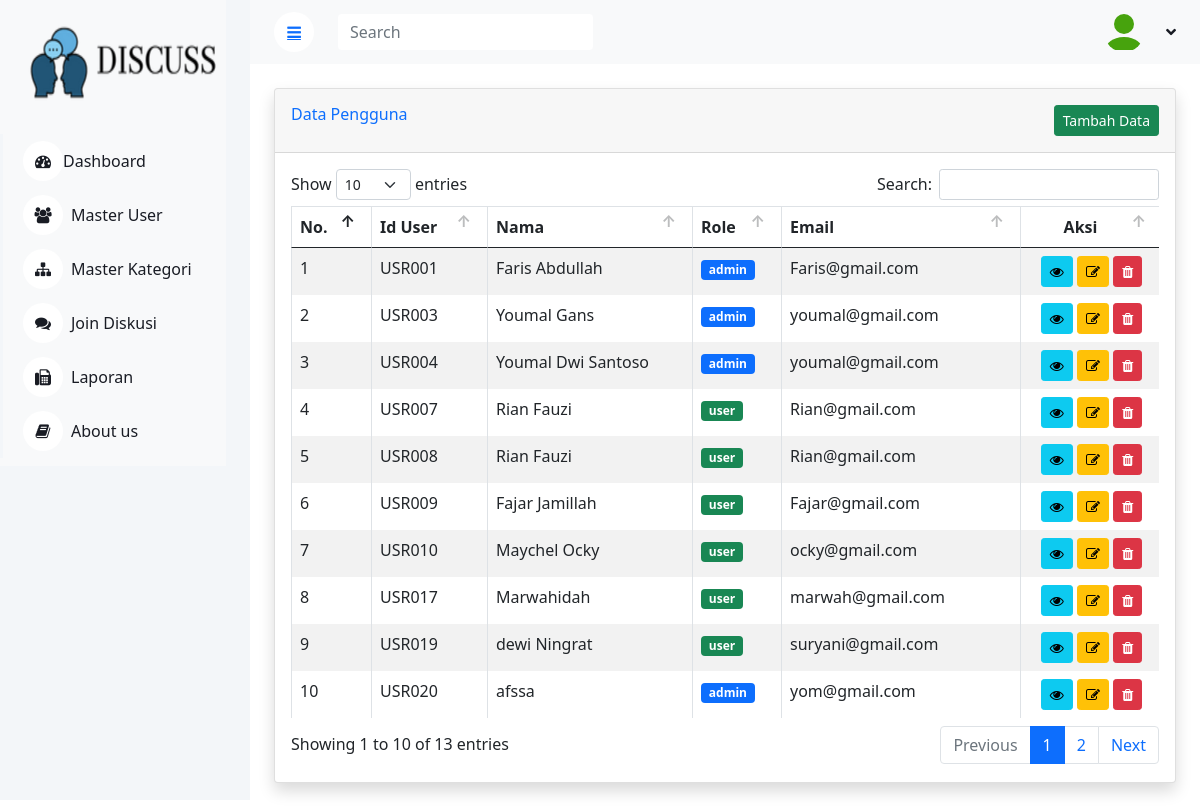
The page /index.php/masteruser on the database its author committed.
### tables this page shows
CREATE TABLE `akun` (
  `id_akun` varchar(10) NOT NULL,
  `role` varchar(7) NOT NULL,
  `nama_user` varchar(50) NOT NULL,
  `jenis_kelamin` varchar(1) NOT NULL,
  `tgl_lahir` date NOT NULL,
  `pekerjaan` varchar(50) NOT NULL,
  `email` varchar(50) NOT NULL,
  `username` varchar(20) NOT NULL,
  `password` varchar(50) NOT NULL,
  `foto_profile` text NOT NULL,
  `status` int(1) NOT NULL
);

### application/controllers/MasterUser.php (called while the page is built, shortened)
<?php defined('BASEPATH') OR exit('No direct script access allowed');
class MasterUser extends CI_controller {
    public function __construct(){
        $this->load->model("akun_model");
        $this->load->library('session');
    }
    public function index()
    {
        $data["user"]=$this->akun_model->view_akun();
        $this->load->view('Admin/head');
        $this->load->view('Admin/Akun/view',$data);
        $this->load->view('Admin/footer');
    }
}
?>

### index.php (called while the page is built, shortened)
<?php
require_once BASEPATH.'core/CodeIgniter.php';

### application/models/Akun_model.php (called while the page is built, shortened)
<?php defined('BASEPATH') OR exit('No direct script access allowed');
class Akun_model extends CI_Model
{
    public function view_akun()
    {
        $query = $this->db->query("SELECT * FROM akun WHERE Status = '1' order by id_akun asc");
        return $query->result();
    }
}

### application/views/Admin/Akun/view.php (the view, shortened to what this page needs)
<div class="container-fluid pt-4 px-4">
    <div class="card shadow mb-4">
        <div class="card-header py-3 ">
            <h6 class="m-0 font-weight-bold text-primary">Data Pengguna
            <span style="float: right">
            <a href="<?php echo site_url('masteruser/input') ?>" class ="btn btn-success btn-sm float-right">Tambah Data</a>
            </span>
        </h6>
        </div>
        <div class="card-body">
            <div class="table-responsive">
                <table class = "table table-bordered table-hover table-striped" id="datatables">
                    <thead>
                            <tr>
                                <th>No.</th>
                                <th>Id User</th>
                                <th>Nama</th>
                                <th>Role</th>
                                <th>Email</th>
                                <th class="text-center">Aksi</th>
                            </tr>
                        </thead>
                        <tbody>
                            <?php $i = 0; ?>
                            <?php foreach ($user as $u) { ?>
                                <tr>
                                    <td>
                                        <?php $i++; ?>
                                        <?php echo $i ?>
                                    </td>
                                    <td><?php echo $u->id_akun ?></td>
                                    <td><?php echo $u->nama_user ?></td>
                                    <td>
                                        <?php if($u->role == "User" || $u->role == "user") {
                                            echo '<span class="badge bg-success">user</span>';
                                        } else if($u->role == "Admin" || $u->role == "admin") {
                                            echo '<span class="badge bg-primary">admin</span>';
                                        } ?>
                                    </td>
                                    <td><?php echo $u->email ?></td>
                                    <td class="text-center">
                                        <a href="<?= base_url('masteruser/view_detail/'.$u->id_akun) ?>" class="btn btn-info btn-sm"><i class="fa fa-eye"></i></a>
                                        <a href="<?= base_url('masteruser/view_ubah/'.$u->id_akun) ?>" class="btn btn-warning btn-sm"><i class="fa fa-edit"></i></a>
                                        <a href="<?= base_url('masteruser/hapus/'.$u->id_akun) ?>" class="btn btn-danger btn-sm" id="tombol-hapus">
                                            <i class="fa fa-trash"></i>
                                        </a>
                                    </td>
                                </tr>
                            <?php
                            } ?>
                        </tbody>
                    </table>
                </div>
            </div>
        </div>
    </div>

### assets/dataTables/datatables.css (style rules this page uses)
table.dataTable { clear: both; margin-top: 6px !important; margin-bottom: 6px !important; max-width: none !important; border-collapse: separate !important; }
table.dataTable td, table.dataTable th { -webkit-box-sizing: content-box; box-sizing: content-box; }
table.dataTable thead > tr > th.sorting_asc, table.dataTable thead > tr > th.sorting_desc, table.dataTable thead > tr > th.sorting, table.dataTable thead > tr > td.sorting_asc, table.dataTable thead > tr > td.sorting_desc, table.dataTable thead > tr > td.sorting { padding-right: 30px; }
table.dataTable thead .sorting, table.dataTable thead .sorting_asc, table.dataTable thead .sorting_desc, table.dataTable thead .sorting_asc_disabled, table.dataTable thead .sorting_desc_disabled { cursor: pointer; position: relative; }
table.dataTable thead .sorting:after, table.dataTable thead .sorting_asc:after, table.dataTable thead .sorting_desc:after, table.dataTable thead .sorting_asc_disabled:after, table.dataTable thead .sorting_desc_disabled:after { position: absolute; bottom: 8px; right: 8px; display: block; font-family: 'Glyphicons Halflings'; opacity: 0.5; }
table.dataTable thead .sorting:after { opacity: 0.2; content: "\e150"; }
table.dataTable thead .sorting_asc:after { content: "\e155"; }
table.table-bordered.dataTable th, table.table-bordered.dataTable td { border-left-width: 0; }
table.table-bordered.dataTable th:last-child, table.table-bordered.dataTable th:last-child, table.table-bordered.dataTable td:last-child, table.table-bordered.dataTable td:last-child { border-right-width: 0; }
table.table-bordered.dataTable tbody th, table.table-bordered.dataTable tbody td { border-bottom-width: 0; }

### assets/css/style.css (style rules this page uses)
:root { --primary: #009CFF; --light: #F3F6F9; --dark: #191C24; }
.btn { transition: .5s; }

### rows shown on the page
akun: id_akun "USR001", nama_user "Faris Abdullah", role "admin", email "Faris@gmail.com"
akun: id_akun "USR003", nama_user "Youmal Gans", role "admin", email "youmal@gmail.com"
akun: id_akun "USR004", nama_user "Youmal Dwi Santoso", role "admin", email "youmal@gmail.com"
akun: id_akun "USR007", nama_user "Rian Fauzi", role "user", email "Rian@gmail.com"
akun: id_akun "USR008", nama_user "Rian Fauzi", role "user", email "Rian@gmail.com"
akun: id_akun "USR009", nama_user "Fajar Jamillah", role "user", email "Fajar@gmail.com"
akun: id_akun "USR010", nama_user "Maychel Ocky", role "user", email "ocky@gmail.com"
akun: id_akun "USR017", nama_user "Marwahidah", role "user", email "marwah@gmail.com"
akun: id_akun "USR019", nama_user "dewi Ningrat", role "user", email "suryani@gmail.com"
akun: id_akun "USR020", nama_user "afssa", role "admin", email "yom@gmail.com"
